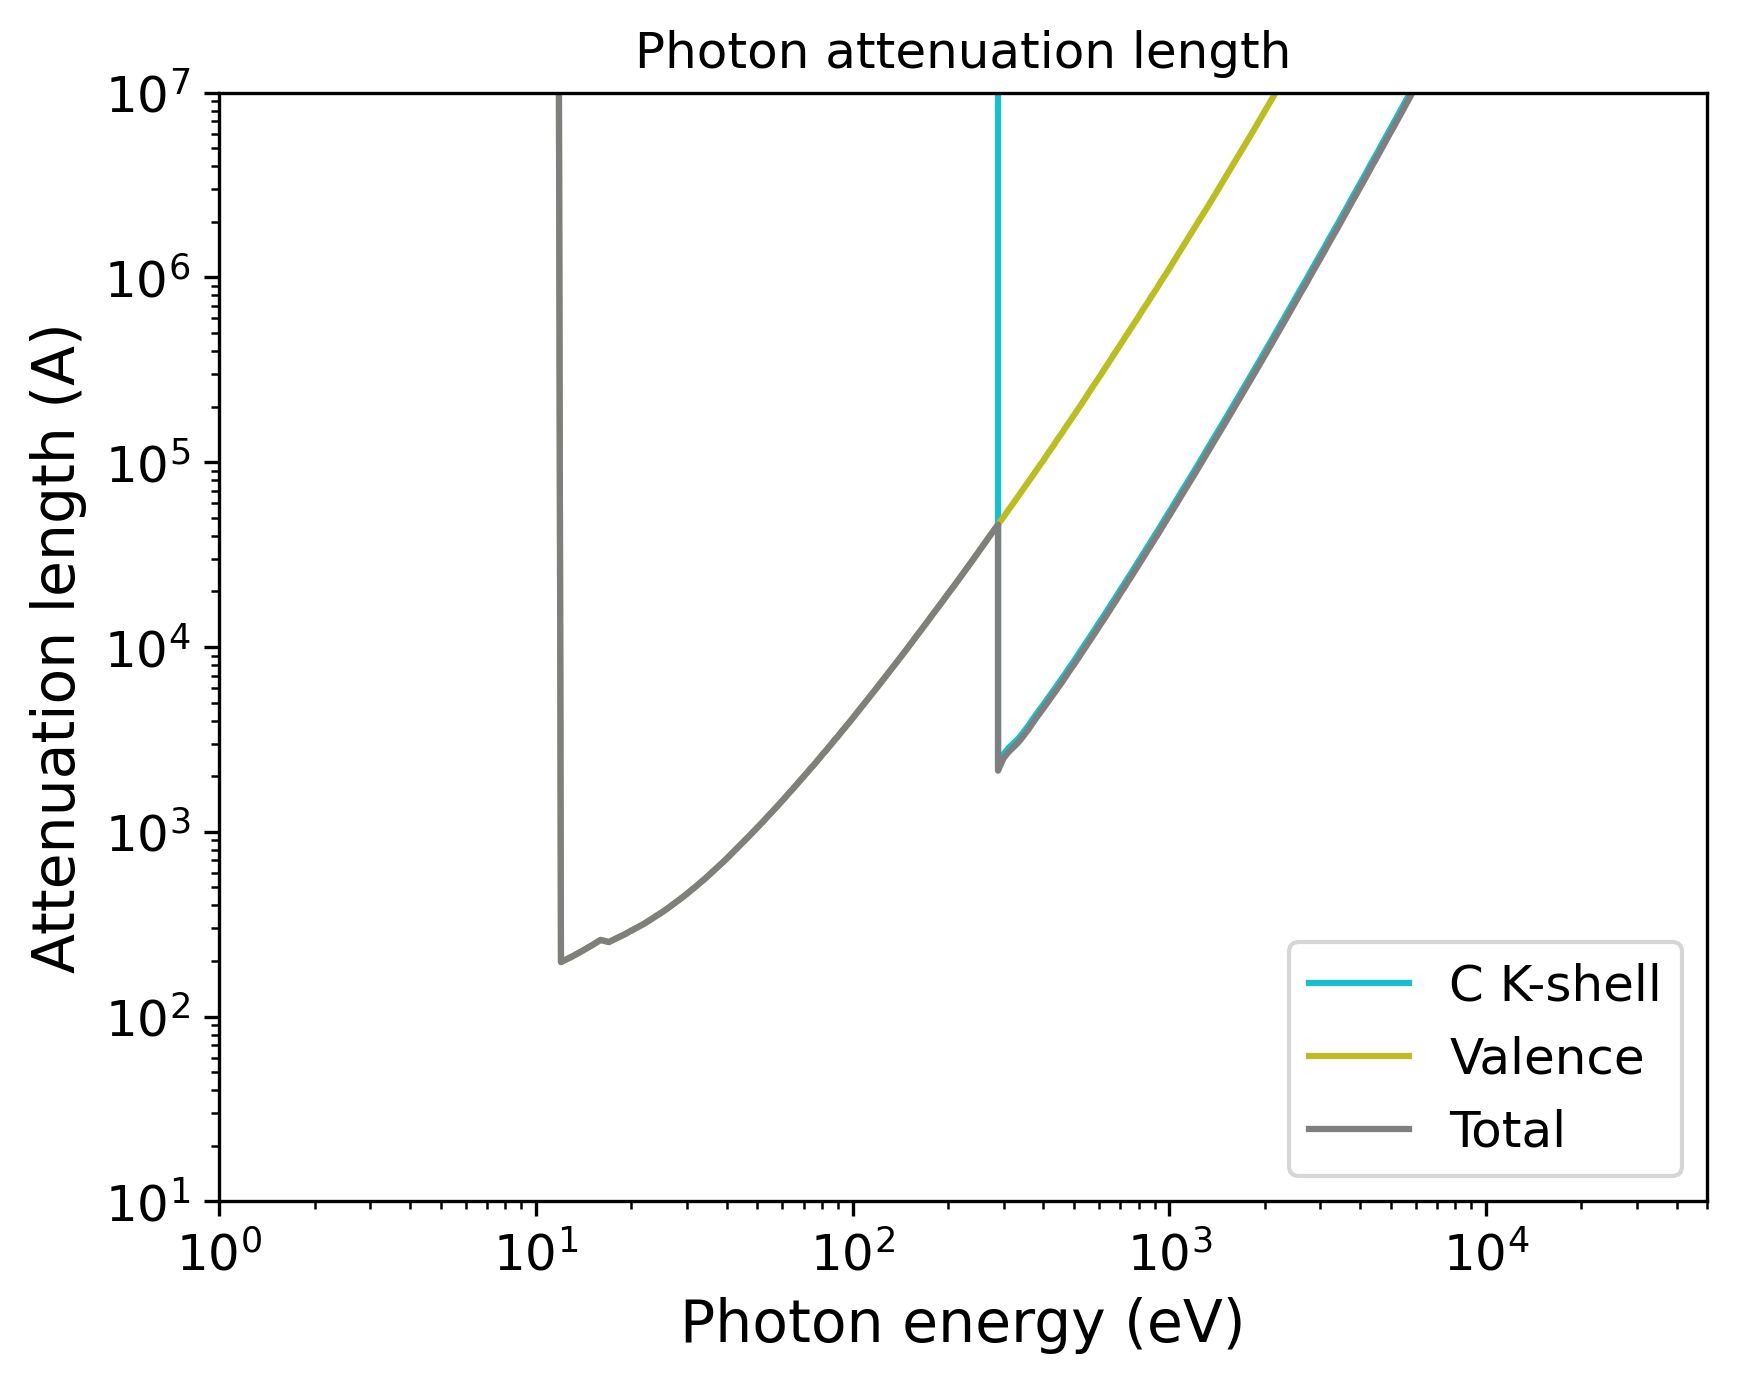

Source code (Python):
import pandas as pd
import numpy as np
import matplotlib.pyplot as plt
import matplotlib.cm as cm
# Set the format:
plt.xlabel("Photon energy (eV)", fontsize=14)
plt.ylabel("Attenuation length (A)", fontsize=14)
plt.xticks(fontsize=12)
plt.yticks(fontsize=12)
plt.grid(False)
# Set the axes:
# Read the output file:
df = pd.read_csv(r"OUTPUT_Polypropylene_Photon_IMFP.dat", sep=r'\s+', header=None, comment="#", skipinitialspace=True)
plt.xscale("log")
plt.yscale("log")
# Prepare the plot:
columns_to_plot = [ 1, 2, 3]
labels = [ "C K-shell", "Valence", "Total"]
# Create N distinct colors from a colormap
N = len(columns_to_plot)
colors = plt.cm.tab10(np.linspace(1, 0, 10))
# Set line styles:
linestyles = [ "-", "-", "-"]
for i, col in enumerate(columns_to_plot):
    color = colors[i % len(colors)]
    ls    = linestyles[i % len(linestyles)]
    label = labels[i % len(labels)]
    plt.plot(df.iloc[:, 0], df.iloc[:, col],
    color=color,
    label=label,
    linestyle=ls)
plt.xlim(1.00000000,50000.00000000)
plt.ylim(10.00000000,10000000.00000000)
plt.title("Photon attenuation length")
plt.legend(loc="best", fontsize=12)
# Save the plot in this format:
plt.savefig("OUTPUT_MFP_photon.png", dpi=300, bbox_inches="tight")
